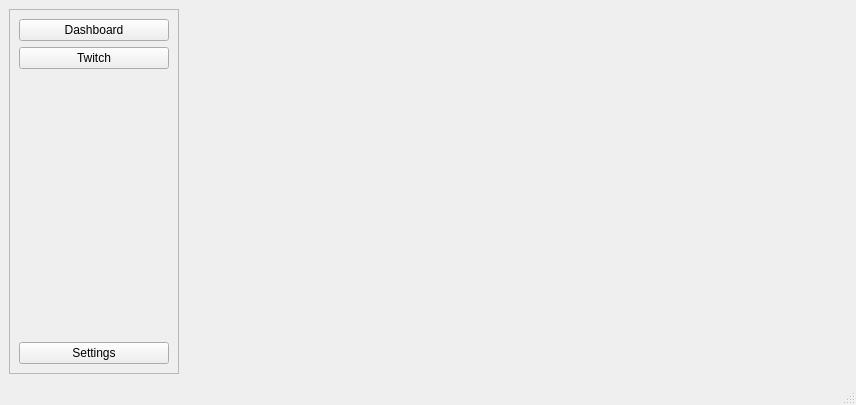
<?xml version="1.0" encoding="UTF-8"?>
<ui version="4.0">
 <class>MainWindow</class>
 <widget class="QMainWindow" name="MainWindow">
  <property name="geometry">
   <rect>
    <x>0</x>
    <y>0</y>
    <width>856</width>
    <height>405</height>
   </rect>
  </property>
  <property name="windowTitle">
   <string>MainWindow</string>
  </property>
  <widget class="QWidget" name="centralwidget">
   <layout class="QHBoxLayout" name="horizontalLayout_2">
    <item>
     <layout class="QHBoxLayout" name="horizontalLayout">
      <item>
       <widget class="QFrame" name="navigationFrame">
        <property name="minimumSize">
         <size>
          <width>170</width>
          <height>0</height>
         </size>
        </property>
        <property name="maximumSize">
         <size>
          <width>220</width>
          <height>16777215</height>
         </size>
        </property>
        <property name="frameShape">
         <enum>QFrame::Shape::StyledPanel</enum>
        </property>
        <property name="frameShadow">
         <enum>QFrame::Shadow::Raised</enum>
        </property>
        <layout class="QVBoxLayout" name="verticalLayout">
         <item>
          <widget class="QPushButton" name="dashboardButton">
           <property name="text">
            <string>Dashboard</string>
           </property>
          </widget>
         </item>
         <item>
          <widget class="QPushButton" name="twitchbutton">
           <property name="text">
            <string>Twitch</string>
           </property>
          </widget>
         </item>
         <item>
          <spacer name="verticalSpacer">
           <property name="orientation">
            <enum>Qt::Orientation::Vertical</enum>
           </property>
           <property name="sizeHint" stdset="0">
            <size>
             <width>20</width>
             <height>40</height>
            </size>
           </property>
          </spacer>
         </item>
         <item>
          <widget class="QPushButton" name="settingsButton">
           <property name="text">
            <string>Settings</string>
           </property>
          </widget>
         </item>
        </layout>
       </widget>
      </item>
      <item>
       <widget class="QStackedWidget" name="mainStack">
        <widget class="QWidget" name="dashboardPage"/>
        <widget class="QWidget" name="settingsPage"/>
        <widget class="QWidget" name="twitchPage"/>
       </widget>
      </item>
     </layout>
    </item>
   </layout>
  </widget>
  <widget class="QMenuBar" name="menubar">
   <property name="geometry">
    <rect>
     <x>0</x>
     <y>0</y>
     <width>856</width>
     <height>33</height>
    </rect>
   </property>
  </widget>
  <widget class="QStatusBar" name="statusbar"/>
 </widget>
 <resources/>
 <connections/>
</ui>
